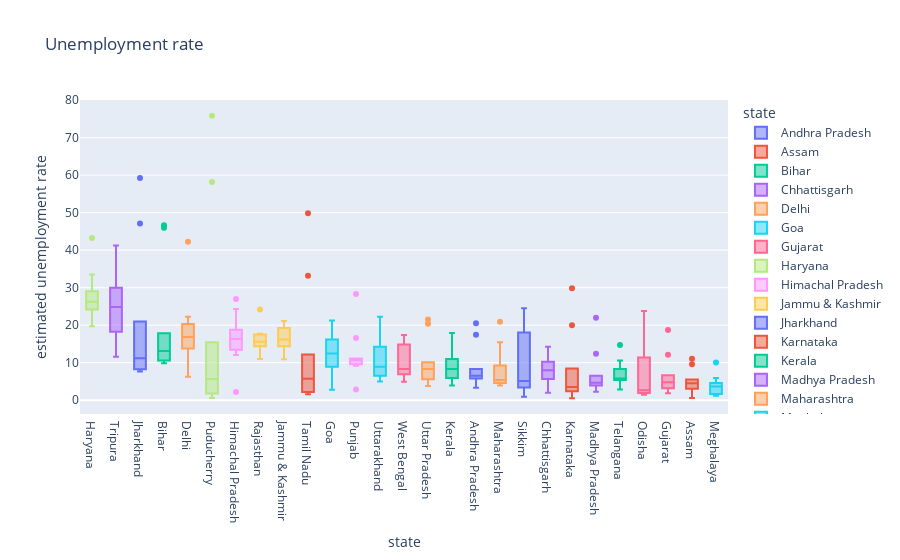

Notebook source saved alongside this figure:
### Code cell
fig = px.box(data_frame=df,x='state',y='estimated unemployment rate',color='state',title='Unemployment rate')
fig.update_layout(xaxis={'categoryorder':'total descending'})
fig.show()

### Figure 1 — Plotly figure (JSON) as saved in the notebook; plotly's stock layout.template omitted (floating-point values rounded to 4 significant figures)
{"data": [{"alignmentgroup": "True", "hovertemplate": "state=%{x}<br>estimated unemployment rate=%{y}<extra></extra>", "legendgroup": "Andhra Pradesh", "marker": {"color": "#636efa"}, "name": "Andhra Pradesh", "notched": false, "offsetgroup": "Andhra Pradesh", "orientation": "v", "showlegend": true, "type": "box", "x": ["Andhra Pradesh", "Andhra Pradesh", "Andhra Pradesh", "Andhra Pradesh", "Andhra Pradesh", "Andhra Pradesh", "Andhra Pradesh", "Andhra Pradesh", "Andhra Pradesh", "Andhra Pradesh"], "x0": " ", "xaxis": "x", "y": [5.48, 5.83, 5.79, 20.51, 17.43, 3.31, 8.34, 6.96, 6.4, 6.59], "y0": " ", "yaxis": "y"}, {"alignmentgroup": "True", "hovertemplate": "state=%{x}<br>estimated unemployment rate=%{y}<extra></extra>", "legendgroup": "Assam", "marker": {"color": "#EF553B"}, "name": "Assam", "notched": false, "offsetgroup": "Assam", "orientation": "v", "showlegend": true, "type": "box", "x": ["Assam", "Assam", "Assam", "Assam", "Assam", "Assam", "Assam", "Assam", "Assam", "Assam"], "x0": " ", "xaxis": "x", "y": [4.66, 4.41, 4.77, 11.06, 9.55, 0.6, 3.77, 5.53, 1.19, 3.02], "y0": " ", "yaxis": "y"}, {"alignmentgroup": "True", "hovertemplate": "state=%{x}<br>estimated unemployment rate=%{y}<extra></extra>", "legendgroup": "Bihar", "marker": {"color": "#00cc96"}, "name": "Bihar", "notched": false, "offsetgroup": "Bihar", "orientation": "v", "showlegend": true, "type": "box", "x": ["Bihar", "Bihar", "Bihar", "Bihar", "Bihar", "Bihar", "Bihar", "Bihar", "Bihar", "Bihar"], "x0": " ", "xaxis": "x", "y": [10.61, 10.29, 15.43, 46.64, 45.96, 17.82, 12.79, 13.44, 11.91, 9.82], "y0": " ", "yaxis": "y"}, {"alignmentgroup": "True", "hovertemplate": "state=%{x}<br>estimated unemployment rate=%{y}<extra></extra>", "legendgroup": "Chhattisgarh", "marker": {"color": "#ab63fa"}, "name": "Chhattisgarh", "notched": false, "offsetgroup": "Chhattisgarh", "orientation": "v", "showlegend": true, "type": "box", "x": ["Chhattisgarh", "Chhattisgarh", "Chhattisgarh", "Chhattisgarh", "Chhattisgarh", "Chhattisgarh", "Chhattisgarh", "Chhattisgarh", "Chhattisgarh", "Chhattisgarh"], "x0": " ", "xaxis": "x", "y": [9.65, 8.38, 7.54, 3.41, 10.5, 14.23, 10.27, 5.63, 1.96, 6.62], "y0": " ", "yaxis": "y"}, {"alignmentgroup": "True", "hovertemplate": "state=%{x}<br>estimated unemployment rate=%{y}<extra></extra>", "legendgroup": "Delhi", "marker": {"color": "#FFA15A"}, "name": "Delhi", "notched": false, "offsetgroup": "Delhi", "orientation": "v", "showlegend": true, "type": "box", "x": ["Delhi", "Delhi", "Delhi", "Delhi", "Delhi", "Delhi", "Delhi", "Delhi", "Delhi", "Delhi"], "x0": " ", "xaxis": "x", "y": [22.23, 14.84, 17.04, 16.68, 42.27, 18.19, 20.3, 13.79, 12.53, 6.27], "y0": " ", "yaxis": "y"}, {"alignmentgroup": "True", "hovertemplate": "state=%{x}<br>estimated unemployment rate=%{y}<extra></extra>", "legendgroup": "Goa", "marker": {"color": "#19d3f3"}, "name": "Goa", "notched": false, "offsetgroup": "Goa", "orientation": "v", "showlegend": true, "type": "box", "x": ["Goa", "Goa", "Goa", "Goa", "Goa", "Goa", "Goa", "Goa", "Goa", "Goa"], "x0": " ", "xaxis": "x", "y": [8.89, 2.81, 5.25, 13.31, 21.25, 9.96, 17.07, 16.21, 15.38, 11.54], "y0": " ", "yaxis": "y"}, {"alignmentgroup": "True", "hovertemplate": "state=%{x}<br>estimated unemployment rate=%{y}<extra></extra>", "legendgroup": "Gujarat", "marker": {"color": "#FF6692"}, "name": "Gujarat", "notched": false, "offsetgroup": "Gujarat", "orientation": "v", "showlegend": true, "type": "box", "x": ["Gujarat", "Gujarat", "Gujarat", "Gujarat", "Gujarat", "Gujarat", "Gujarat", "Gujarat", "Gujarat", "Gujarat"], "x0": " ", "xaxis": "x", "y": [5.54, 6.38, 6.66, 18.71, 12.11, 3.2, 1.84, 1.87, 3.42, 4.03], "y0": " ", "yaxis": "y"}, {"alignmentgroup": "True", "hovertemplate": "state=%{x}<br>estimated unemployment rate=%{y}<extra></extra>", "legendgroup": "Haryana", "marker": {"color": "#B6E880"}, "name": "Haryana", "notched": false, "offsetgroup": "Haryana", "orientation": "v", "showlegend": true, "type": "box", "x": ["Haryana", "Haryana", "Haryana", "Haryana", "Haryana", "Haryana", "Haryana", "Haryana", "Haryana", "Haryana"], "x0": " ", "xaxis": "x", "y": [20.34, 25.77, 25.05, 43.22, 29.02, 26.7, 24.18, 33.5, 19.68, 27.31], "y0": " ", "yaxis": "y"}, {"alignmentgroup": "True", "hovertemplate": "state=%{x}<br>estimated unemployment rate=%{y}<extra></extra>", "legendgroup": "Himachal Pradesh", "marker": {"color": "#FF97FF"}, "name": "Himachal Pradesh", "notched": false, "offsetgroup": "Himachal Pradesh", "orientation": "v", "showlegend": true, "type": "box", "x": ["Himachal Pradesh", "Himachal Pradesh", "Himachal Pradesh", "Himachal Pradesh", "Himachal Pradesh", "Himachal Pradesh", "Himachal Pradesh", "Himachal Pradesh", "Himachal Pradesh", "Himachal Pradesh"], "x0": " ", "xaxis": "x", "y": [16.83, 16.84, 18.76, 2.2, 26.95, 13.47, 24.31, 15.79, 12.04, 13.46], "y0": " ", "yaxis": "y"}, {"alignmentgroup": "True", "hovertemplate": "state=%{x}<br>estimated unemployment rate=%{y}<extra></extra>", "legendgroup": "Jammu & Kashmir", "marker": {"color": "#FECB52"}, "name": "Jammu & Kashmir", "notched": false, "offsetgroup": "Jammu & Kashmir", "orientation": "v", "showlegend": true, "type": "box", "x": ["Jammu & Kashmir", "Jammu & Kashmir", "Jammu & Kashmir", "Jammu & Kashmir", "Jammu & Kashmir", "Jammu & Kashmir", "Jammu & Kashmir", "Jammu & Kashmir", "Jammu & Kashmir"], "x0": " ", "xaxis": "x", "y": [21.08, 20.78, 15.5, 18.74, 17.92, 10.88, 11.09, 16.17, 16.14], "y0": " ", "yaxis": "y"}, {"alignmentgroup": "True", "hovertemplate": "state=%{x}<br>estimated unemployment rate=%{y}<extra></extra>", "legendgroup": "Jharkhand", "marker": {"color": "#636efa"}, "name": "Jharkhand", "notched": false, "offsetgroup": "Jharkhand", "orientation": "v", "showlegend": true, "type": "box", "x": ["Jharkhand", "Jharkhand", "Jharkhand", "Jharkhand", "Jharkhand", "Jharkhand", "Jharkhand", "Jharkhand", "Jharkhand", "Jharkhand"], "x0": " ", "xaxis": "x", "y": [10.61, 11.85, 8.23, 47.09, 59.23, 20.95, 7.63, 9.76, 8.24, 11.8], "y0": " ", "yaxis": "y"}, {"alignmentgroup": "True", "hovertemplate": "state=%{x}<br>estimated unemployment rate=%{y}<extra></extra>", "legendgroup": "Karnataka", "marker": {"color": "#EF553B"}, "name": "Karnataka", "notched": false, "offsetgroup": "Karnataka", "orientation": "v", "showlegend": true, "type": "box", "x": ["Karnataka", "Karnataka", "Karnataka", "Karnataka", "Karnataka", "Karnataka", "Karnataka", "Karnataka", "Karnataka", "Karnataka"], "x0": " ", "xaxis": "x", "y": [2.86, 3.61, 3.46, 29.84, 19.97, 8.44, 4.01, 0.5, 2.41, 1.58], "y0": " ", "yaxis": "y"}, {"alignmentgroup": "True", "hovertemplate": "state=%{x}<br>estimated unemployment rate=%{y}<extra></extra>", "legendgroup": "Kerala", "marker": {"color": "#00cc96"}, "name": "Kerala", "notched": false, "offsetgroup": "Kerala", "orientation": "v", "showlegend": true, "type": "box", "x": ["Kerala", "Kerala", "Kerala", "Kerala", "Kerala", "Kerala", "Kerala", "Kerala", "Kerala", "Kerala"], "x0": " ", "xaxis": "x", "y": [5.31, 7.6, 8.99, 16.99, 17.88, 9.71, 7.09, 10.98, 5.91, 3.88], "y0": " ", "yaxis": "y"}, {"alignmentgroup": "True", "hovertemplate": "state=%{x}<br>estimated unemployment rate=%{y}<extra></extra>", "legendgroup": "Madhya Pradesh", "marker": {"color": "#ab63fa"}, "name": "Madhya Pradesh", "notched": false, "offsetgroup": "Madhya Pradesh", "orientation": "v", "showlegend": true, "type": "box", "x": ["Madhya Pradesh", "Madhya Pradesh", "Madhya Pradesh", "Madhya Pradesh", "Madhya Pradesh", "Madhya Pradesh", "Madhya Pradesh", "Madhya Pradesh", "Madhya Pradesh", "Madhya Pradesh"], "x0": " ", "xaxis": "x", "y": [4.11, 4.57, 2.22, 12.36, 21.98, 6.48, 5.08, 4.7, 3.91, 3.13], "y0": " ", "yaxis": "y"}, {"alignmentgroup": "True", "hovertemplate": "state=%{x}<br>estimated unemployment rate=%{y}<extra></extra>", "legendgroup": "Maharashtra", "marker": {"color": "#FFA15A"}, "name": "Maharashtra", "notched": false, "offsetgroup": "Maharashtra", "orientation": "v", "showlegend": true, "type": "box", "x": ["Maharashtra", "Maharashtra", "Maharashtra", "Maharashtra", "Maharashtra", "Maharashtra", "Maharashtra", "Maharashtra", "Maharashtra", "Maharashtra"], "x0": " ", "xaxis": "x", "y": [4.95, 4.69, 5.79, 20.9, 15.46, 9.23, 3.89, 6.23, 4.55, 4.1], "y0": " ", "yaxis": "y"}, {"alignmentgroup": "True", "hovertemplate": "state=%{x}<br>estimated unemployment rate=%{y}<extra></extra>", "legendgroup": "Meghalaya", "marker": {"color": "#19d3f3"}, "name": "Meghalaya", "notched": false, "offsetgroup": "Meghalaya", "orientation": "v", "showlegend": true, "type": "box", "x": ["Meghalaya", "Meghalaya", "Meghalaya", "Meghalaya", "Meghalaya", "Meghalaya", "Meghalaya", "Meghalaya", "Meghalaya", "Meghalaya"], "x0": " ", "xaxis": "x", "y": [1.66, 3.59, 1.58, 10.03, 5.92, 1.15, 2.1, 3.74, 4.29, 4.6], "y0": " ", "yaxis": "y"}, {"alignmentgroup": "True", "hovertemplate": "state=%{x}<br>estimated unemployment rate=%{y}<extra></extra>", "legendgroup": "Odisha", "marker": {"color": "#FF6692"}, "name": "Odisha", "notched": false, "offsetgroup": "Odisha", "orientation": "v", "showlegend": true, "type": "box", "x": ["Odisha", "Odisha", "Odisha", "Odisha", "Odisha", "Odisha", "Odisha", "Odisha", "Odisha", "Odisha"], "x0": " ", "xaxis": "x", "y": [1.9, 3.12, 13.08, 23.76, 11.41, 3.77, 1.88, 1.42, 2.1, 2.18], "y0": " ", "yaxis": "y"}, {"alignmentgroup": "True", "hovertemplate": "state=%{x}<br>estimated unemployment rate=%{y}<extra></extra>", "legendgroup": "Puducherry", "marker": {"color": "#B6E880"}, "name": "Puducherry", "notched": false, "offsetgroup": "Puducherry", "orientation": "v", "showlegend": true, "type": "box", "x": ["Puducherry", "Puducherry", "Puducherry", "Puducherry", "Puducherry", "Puducherry", "Puducherry", "Puducherry", "Puducherry", "Puducherry"], "x0": " ", "xaxis": "x", "y": [0.58, 1.76, 1.2, 75.85, 58.19, 4.24, 15.47, 5.05, 10.9, 6.18], "y0": " ", "yaxis": "y"}, {"alignmentgroup": "True", "hovertemplate": "state=%{x}<br>estimated unemployment rate=%{y}<extra></extra>", "legendgroup": "Punjab", "marker": {"color": "#FF97FF"}, "name": "Punjab", "notched": false, "offsetgroup": "Punjab", "orientation": "v", "showlegend": true, "type": "box", "x": ["Punjab", "Punjab", "Punjab", "Punjab", "Punjab", "Punjab", "Punjab", "Punjab", "Punjab", "Punjab"], "x0": " ", "xaxis": "x", "y": [11.11, 10.97, 10.32, 2.86, 28.33, 16.55, 9.19, 10.99, 9.61, 9.88], "y0": " ", "yaxis": "y"}, {"alignmentgroup": "True", "hovertemplate": "state=%{x}<br>estimated unemployment rate=%{y}<extra></extra>", "legendgroup": "Rajasthan", "marker": {"color": "#FECB52"}, "name": "Rajasthan", "notched": false, "offsetgroup": "Rajasthan", "orientation": "v", "showlegend": true, "type": "box", "x": ["Rajasthan", "Rajasthan", "Rajasthan", "Rajasthan", "Rajasthan", "Rajasthan", "Rajasthan", "Rajasthan", "Rajasthan", "Rajasthan"], "x0": " ", "xaxis": "x", "y": [10.97, 15.16, 11.9, 17.7, 15.74, 14.39, 15.81, 17.51, 15.35, 24.15], "y0": " ", "yaxis": "y"}, {"alignmentgroup": "True", "hovertemplate": "state=%{x}<br>estimated unemployment rate=%{y}<extra></extra>", "legendgroup": "Sikkim", "marker": {"color": "#636efa"}, "name": "Sikkim", "notched": false, "offsetgroup": "Sikkim", "orientation": "v", "showlegend": true, "type": "box", "x": ["Sikkim", "Sikkim", "Sikkim", "Sikkim", "Sikkim", "Sikkim", "Sikkim", "Sikkim"], "x0": " ", "xaxis": "x", "y": [23.57, 2.28, 24.51, 4.46, 4.45, 12.49, 5.7, 0.88], "y0": " ", "yaxis": "y"}, {"alignmentgroup": "True", "hovertemplate": "state=%{x}<br>estimated unemployment rate=%{y}<extra></extra>", "legendgroup": "Tamil Nadu", "marker": {"color": "#EF553B"}, "name": "Tamil Nadu", "notched": false, "offsetgroup": "Tamil Nadu", "orientation": "v", "showlegend": true, "type": "box", "x": ["Tamil Nadu", "Tamil Nadu", "Tamil Nadu", "Tamil Nadu", "Tamil Nadu", "Tamil Nadu", "Tamil Nadu", "Tamil Nadu", "Tamil Nadu", "Tamil Nadu"], "x0": " ", "xaxis": "x", "y": [1.57, 2.09, 6.4, 49.83, 33.16, 12.2, 6.81, 2.65, 5, 2.16], "y0": " ", "yaxis": "y"}, {"alignmentgroup": "True", "hovertemplate": "state=%{x}<br>estimated unemployment rate=%{y}<extra></extra>", "legendgroup": "Telangana", "marker": {"color": "#00cc96"}, "name": "Telangana", "notched": false, "offsetgroup": "Telangana", "orientation": "v", "showlegend": true, "type": "box", "x": ["Telangana", "Telangana", "Telangana", "Telangana", "Telangana", "Telangana", "Telangana", "Telangana", "Telangana", "Telangana"], "x0": " ", "xaxis": "x", "y": [5.49, 8.29, 5.77, 6.25, 14.7, 10.55, 5.36, 5.79, 3.27, 2.86], "y0": " ", "yaxis": "y"}, {"alignmentgroup": "True", "hovertemplate": "state=%{x}<br>estimated unemployment rate=%{y}<extra></extra>", "legendgroup": "Tripura", "marker": {"color": "#ab63fa"}, "name": "Tripura", "notched": false, "offsetgroup": "Tripura", "orientation": "v", "showlegend": true, "type": "box", "x": ["Tripura", "Tripura", "Tripura", "Tripura", "Tripura", "Tripura", "Tripura", "Tripura", "Tripura", "Tripura"], "x0": " ", "xaxis": "x", "y": [32.67, 28.4, 29.95, 41.23, 21.51, 21.71, 18.24, 27.92, 17.35, 11.57], "y0": " ", "yaxis": "y"}, {"alignmentgroup": "True", "hovertemplate": "state=%{x}<br>estimated unemployment rate=%{y}<extra></extra>", "legendgroup": "Uttar Pradesh", "marker": {"color": "#FFA15A"}, "name": "Uttar Pradesh", "notched": false, "offsetgroup": "Uttar Pradesh", "orientation": "v", "showlegend": true, "type": "box", "x": ["Uttar Pradesh", "Uttar Pradesh", "Uttar Pradesh", "Uttar Pradesh", "Uttar Pradesh", "Uttar Pradesh", "Uttar Pradesh", "Uttar Pradesh", "Uttar Pradesh", "Uttar Pradesh"], "x0": " ", "xaxis": "x", "y": [7.58, 8.98, 10.11, 21.54, 20.41, 9.47, 5.56, 5.79, 4.18, 3.75], "y0": " ", "yaxis": "y"}, {"alignmentgroup": "True", "hovertemplate": "state=%{x}<br>estimated unemployment rate=%{y}<extra></extra>", "legendgroup": "Uttarakhand", "marker": {"color": "#19d3f3"}, "name": "Uttarakhand", "notched": false, "offsetgroup": "Uttarakhand", "orientation": "v", "showlegend": true, "type": "box", "x": ["Uttarakhand", "Uttarakhand", "Uttarakhand", "Uttarakhand", "Uttarakhand", "Uttarakhand", "Uttarakhand", "Uttarakhand", "Uttarakhand", "Uttarakhand"], "x0": " ", "xaxis": "x", "y": [5.49, 4.99, 19.85, 6.48, 8.01, 8.61, 12.38, 14.26, 22.26, 9.23], "y0": " ", "yaxis": "y"}, {"alignmentgroup": "True", "hovertemplate": "state=%{x}<br>estimated unemployment rate=%{y}<extra></extra>", "legendgroup": "West Bengal", "marker": {"color": "#FF6692"}, "name": "West Bengal", "notched": false, "offsetgroup": "West Bengal", "orientation": "v", "showlegend": true, "type": "box", "x": ["West Bengal", "West Bengal", "West Bengal", "West Bengal", "West Bengal", "West Bengal", "West Bengal", "West Bengal", "West Bengal", "West Bengal"], "x0": " ", "xaxis": "x", "y": [6.94, 4.92, 6.92, 17.41, 17.41, 7.29, 6.83, 14.87, 9.35, 9.98], "y0": " ", "yaxis": "y"}], "layout": {"boxmode": "overlay", "legend": {"title": {"text": "state"}, "tracegroupgap": 0}, "title": {"text": "Unemployment rate"}, "xaxis": {"anchor": "y", "categoryarray": ["Andhra Pradesh", "Assam", "Bihar", "Chhattisgarh", "Delhi", "Goa", "Gujarat", "Haryana", "Himachal Pradesh", "Jammu & Kashmir", "Jharkhand", "Karnataka", "Kerala", "Madhya Pradesh", "Maharashtra", "Meghalaya", "Odisha", "Puducherry", "Punjab", "Rajasthan", "Sikkim", "Tamil Nadu", "Telangana", "Tripura", "Uttar Pradesh", "Uttarakhand", "West Bengal"], "categoryorder": "total descending", "domain": [0, 1], "title": {"text": "state"}}, "yaxis": {"anchor": "x", "domain": [0, 1], "title": {"text": "estimated unemployment rate"}}}}
